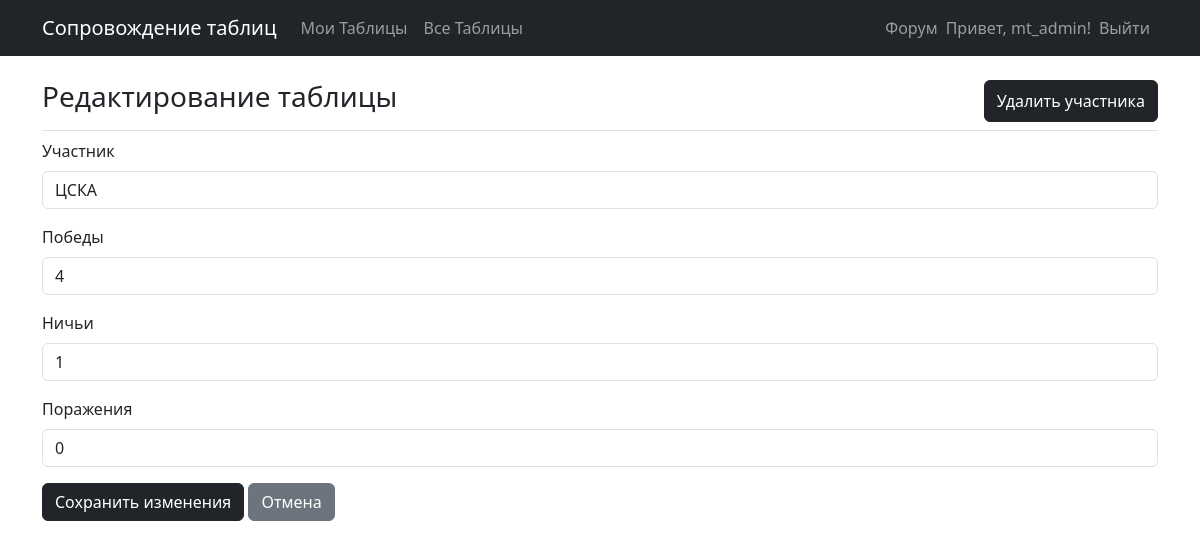
/edit_table/1/ (signed in), run on the app's committed database.
### managing_tables/models.py (models this page shows, shortened)
class Participant(models.Model):
    table = models.ForeignKey(Table, on_delete=models.CASCADE)
    participant = models.CharField(max_length=50)
    wins = models.PositiveSmallIntegerField(default=0, blank=True)
    draws = models.PositiveSmallIntegerField(default=0, blank=True)
    defeats = models.PositiveSmallIntegerField(default=0, blank=True)
    total_games = models.PositiveSmallIntegerField(default=0, blank=True)
    points = models.PositiveSmallIntegerField(default=0, blank=True)

### managing_tables/views.py (the view, shortened to what this page needs)
# urls.py: path('edit_table/<int:participant_id>/', views.edit_table, name='edit_table'),
@login_required
def edit_table(request, participant_id):
    participant = get_object_or_404(Participant, id=participant_id)
    table = participant.table
    check_table_owner(request, table)
    if request.method != 'POST':
        if table.competition_type == 'Лига':
            form = EditForm(instance=participant)
        else:
            form = MatchForm(instance=participant)
    context = {'participant': participant, 'table': table, 'form': form}
    return render(request, 'managing_tables/edit_table.html', context)

### managing_tables/forms.py
class EditForm(forms.ModelForm):
    class Meta:
        model = Participant
        fields = ['participant', 'wins', 'draws', 'defeats']
        labels = {'participant': 'Участник',
                  'wins': 'Победы',
                  'draws': 'Ничьи',
                  'defeats': 'Поражения'}

### managing_tables/views.py (called while the page is built)
def check_table_owner(request, table):
    if table.owner != request.user:
        raise Http404

### managing_tables/templates/managing_tables/edit_table.html (shortened to what this page needs)
{% extends 'managing_tables/base.html' %}
{% load django_bootstrap5 %}
{% block page_header %}
  <div class="d-flex justify-content-between">
      <h3>Редактирование таблицы</h3>
      <button type="button" class="btn btn-dark" data-bs-toggle="modal" data-bs-target="#delpartModal">
          Удалить участника
      </button>
  </div>
{% endblock page_header %}
{% block content %}
  <form action="{% url 'managing_tables:edit_table' participant.id %}" method="post" class="form">
      {% bootstrap_form form %}
      {% bootstrap_button button_type="submit" button_class="btn-dark" content="Сохранить изменения" %}
      <a class="btn btn-secondary" href="{% url 'managing_tables:table' table.id %}">
          Отмена
      </a>
  </form>
{% endblock content %}

### managing_tables/templates/managing_tables/base.html (shortened to what this page needs)
{% load django_bootstrap5 %}
<!DOCTYPE html>
<html lang="ru">
  <head>
      {% bootstrap_css %}
  </head>
  <body>
    <nav class="navbar navbar-expand-md navbar-dark bg-dark mb-4">
        <div class="container">
            <a class="navbar-brand ml-4" href="{% url 'managing_tables:index' %}">Сопровождение таблиц</a>
            <div class="collapse navbar-collapse" id="navbarSupportedContent">
                <ul class="navbar-nav mr-auto">
                    <li class="nav-item">
                        <a class="nav-link" href="{% url 'managing_tables:tables' %}">Мои Таблицы</a>
                    </li>
                    <li class="nav-item">
                        <a class="nav-link" href="{% url 'managing_tables:all_users_tables' %}">Все Таблицы</a>
                    </li>
                </ul>
                  <ul class="navbar-nav ms-auto">
                      <li class="nav-item">
                        <a class="nav-link" href="{% url 'forum:topics' %}">Форум</a>
                      </li>
                      {% if user.is_authenticated %}
                        <span class="navbar-text">Привет, {{ user.username }}!</span>
                        <li class="nav-item">
                            <a class="nav-link" href="{% url 'users:logout' %}">Выйти</a>
                        </li>
                      {% endif %}
                  </ul>
            </div>
        </div>
    </nav>
    <main role="main" class="container">
        <div class="pb-2 mb-2 border-bottom">
            {% block page_header %}{% endblock page_header %}
        </div>
        <div>
            {% block content %}{% endblock content %}
        </div>
    </main>
  </body>
</html>

### data on the page
Participant: participant "ЦСКА", wins "4", draws "1", defeats "0"

### other printed values
{{ user.username }} "mt_admin"
